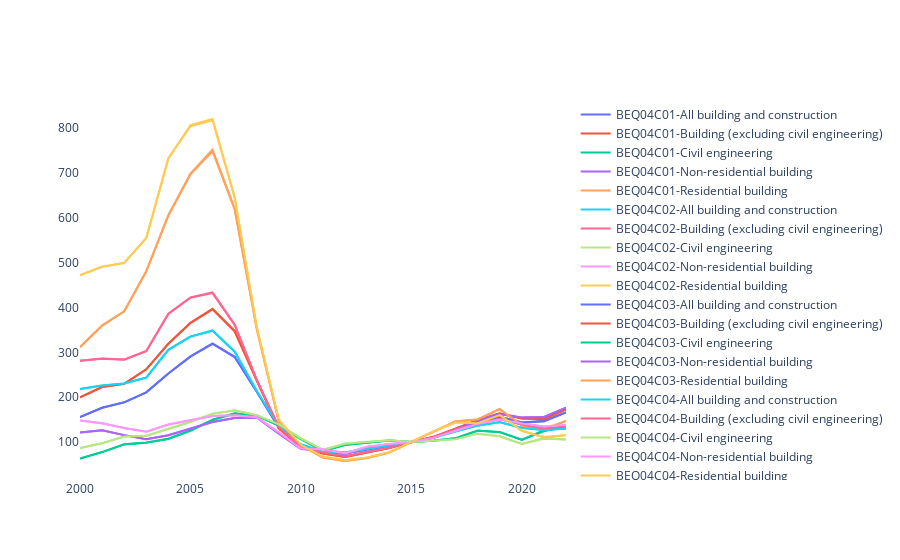

This figure's notebook cell:
### Code cell
fig = go.Figure()
for i in total_yearly_production_indices_df['STATISTIC'].unique():
    data = total_yearly_production_indices_df.query(f"STATISTIC=='{i}'")
    for j in data['Type of Building and Construction'].unique():
        data2 = data.loc[data["Type of Building and Construction"] == j]
        fig.add_trace(go.Scatter(x=data2['Year'], y=data2['VALUE'], mode='lines',
            name=f"{i}-{j}",
            connectgaps=True,
        ))
fig.update_layout(
    plot_bgcolor='white'
)
fig.show()
